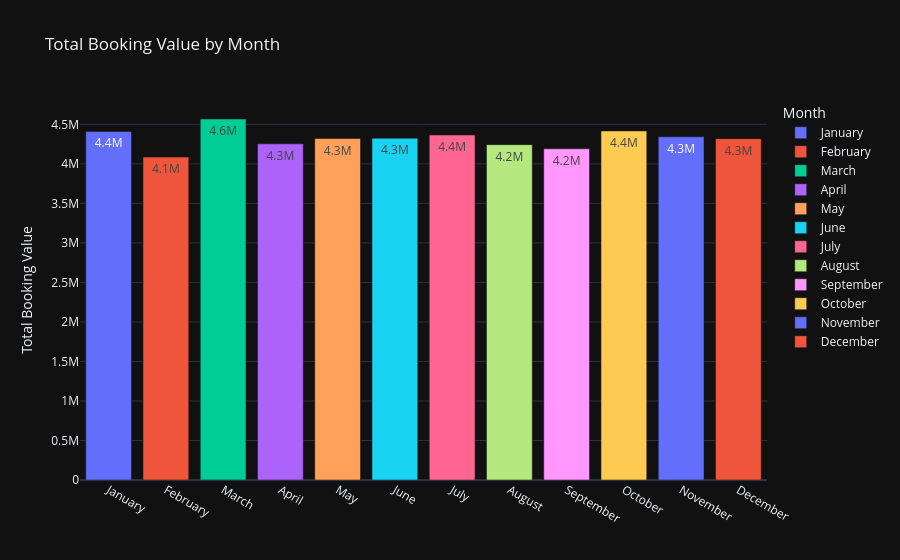

The code cell stored with this chart in its notebook:
### Markdown cell above
## 1- what was the revenue distribution through out the whole year?

### Code cell
months_revenue = df.groupby('month_name', as_index=False)[['Booking Value']].sum()

months_revenue['month_name'] = pd.Categorical(
    months_revenue['month_name'],
    categories= month_order,
    ordered=True
)

months_revenue = months_revenue.sort_values('month_name')

fig = px.bar(
    months_revenue,
    x='month_name',
    y='Booking Value',
    title='Total Booking Value by Month',
    labels={
        'month_name': 'Month',
        'Booking Value': 'Total Booking Value'
    },
    text_auto='.2s',
    color='month_name',
)

fig.update_layout(
    xaxis_title=None,
    yaxis_title='Total Booking Value',
    template='plotly_dark'
)

fig.show()

### Figure 1 — Plotly figure (JSON) as saved in the notebook; plotly's stock layout.template omitted (floating-point values rounded to 4 significant figures)
{"data": [{"hovertemplate": "Month=%{x}<br>Total Booking Value=%{y}<extra></extra>", "legendgroup": "January", "marker": {"color": "#636efa", "pattern": {"shape": ""}}, "name": "January", "orientation": "v", "showlegend": true, "textposition": "auto", "texttemplate": "%{y:.2s}", "type": "bar", "x": ["January"], "xaxis": "x", "y": [4411000.0], "yaxis": "y"}, {"hovertemplate": "Month=%{x}<br>Total Booking Value=%{y}<extra></extra>", "legendgroup": "February", "marker": {"color": "#EF553B", "pattern": {"shape": ""}}, "name": "February", "orientation": "v", "showlegend": true, "textposition": "auto", "texttemplate": "%{y:.2s}", "type": "bar", "x": ["February"], "xaxis": "x", "y": [4086000.0], "yaxis": "y"}, {"hovertemplate": "Month=%{x}<br>Total Booking Value=%{y}<extra></extra>", "legendgroup": "March", "marker": {"color": "#00cc96", "pattern": {"shape": ""}}, "name": "March", "orientation": "v", "showlegend": true, "textposition": "auto", "texttemplate": "%{y:.2s}", "type": "bar", "x": ["March"], "xaxis": "x", "y": [4568000.0], "yaxis": "y"}, {"hovertemplate": "Month=%{x}<br>Total Booking Value=%{y}<extra></extra>", "legendgroup": "April", "marker": {"color": "#ab63fa", "pattern": {"shape": ""}}, "name": "April", "orientation": "v", "showlegend": true, "textposition": "auto", "texttemplate": "%{y:.2s}", "type": "bar", "x": ["April"], "xaxis": "x", "y": [4254000.0], "yaxis": "y"}, {"hovertemplate": "Month=%{x}<br>Total Booking Value=%{y}<extra></extra>", "legendgroup": "May", "marker": {"color": "#FFA15A", "pattern": {"shape": ""}}, "name": "May", "orientation": "v", "showlegend": true, "textposition": "auto", "texttemplate": "%{y:.2s}", "type": "bar", "x": ["May"], "xaxis": "x", "y": [4321000.0], "yaxis": "y"}, {"hovertemplate": "Month=%{x}<br>Total Booking Value=%{y}<extra></extra>", "legendgroup": "June", "marker": {"color": "#19d3f3", "pattern": {"shape": ""}}, "name": "June", "orientation": "v", "showlegend": true, "textposition": "auto", "texttemplate": "%{y:.2s}", "type": "bar", "x": ["June"], "xaxis": "x", "y": [4326000.0], "yaxis": "y"}, {"hovertemplate": "Month=%{x}<br>Total Booking Value=%{y}<extra></extra>", "legendgroup": "July", "marker": {"color": "#FF6692", "pattern": {"shape": ""}}, "name": "July", "orientation": "v", "showlegend": true, "textposition": "auto", "texttemplate": "%{y:.2s}", "type": "bar", "x": ["July"], "xaxis": "x", "y": [4366000.0], "yaxis": "y"}, {"hovertemplate": "Month=%{x}<br>Total Booking Value=%{y}<extra></extra>", "legendgroup": "August", "marker": {"color": "#B6E880", "pattern": {"shape": ""}}, "name": "August", "orientation": "v", "showlegend": true, "textposition": "auto", "texttemplate": "%{y:.2s}", "type": "bar", "x": ["August"], "xaxis": "x", "y": [4244000.0], "yaxis": "y"}, {"hovertemplate": "Month=%{x}<br>Total Booking Value=%{y}<extra></extra>", "legendgroup": "September", "marker": {"color": "#FF97FF", "pattern": {"shape": ""}}, "name": "September", "orientation": "v", "showlegend": true, "textposition": "auto", "texttemplate": "%{y:.2s}", "type": "bar", "x": ["September"], "xaxis": "x", "y": [4191000.0], "yaxis": "y"}, {"hovertemplate": "Month=%{x}<br>Total Booking Value=%{y}<extra></extra>", "legendgroup": "October", "marker": {"color": "#FECB52", "pattern": {"shape": ""}}, "name": "October", "orientation": "v", "showlegend": true, "textposition": "auto", "texttemplate": "%{y:.2s}", "type": "bar", "x": ["October"], "xaxis": "x", "y": [4417000.0], "yaxis": "y"}, {"hovertemplate": "Month=%{x}<br>Total Booking Value=%{y}<extra></extra>", "legendgroup": "November", "marker": {"color": "#636efa", "pattern": {"shape": ""}}, "name": "November", "orientation": "v", "showlegend": true, "textposition": "auto", "texttemplate": "%{y:.2s}", "type": "bar", "x": ["November"], "xaxis": "x", "y": [4343000.0], "yaxis": "y"}, {"hovertemplate": "Month=%{x}<br>Total Booking Value=%{y}<extra></extra>", "legendgroup": "December", "marker": {"color": "#EF553B", "pattern": {"shape": ""}}, "name": "December", "orientation": "v", "showlegend": true, "textposition": "auto", "texttemplate": "%{y:.2s}", "type": "bar", "x": ["December"], "xaxis": "x", "y": [4320000.0], "yaxis": "y"}], "layout": {"barmode": "relative", "legend": {"title": {"text": "Month"}, "tracegroupgap": 0}, "title": {"text": "Total Booking Value by Month"}, "xaxis": {"anchor": "y", "categoryarray": ["January", "February", "March", "April", "May", "June", "July", "August", "September", "October", "November", "December"], "categoryorder": "array", "domain": [0, 1], "title": {}}, "yaxis": {"anchor": "x", "domain": [0, 1], "title": {"text": "Total Booking Value"}}}}
